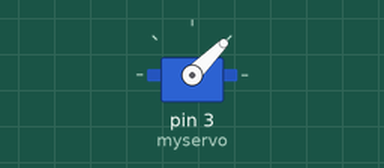
Bench run of a sketch on a simulated Arduino Uno, built with avr-gcc and run on an emulated ATmega328P. Parts: servo.

Above: at 1.05 s.
Timing chart, 0 to 5.6 s (numbered marks = the images above):
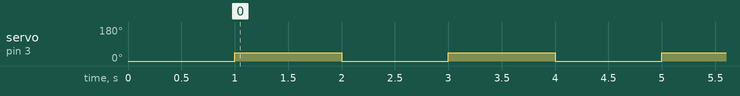

Measured:
- by itself, servo on pin 3 (myservo): alternates 45° for 1.0 s and 0° for 1.0 s

The sketch:

button_clicker.ino
```cpp
/*
 Controlling a servo position using a potentiometer (variable resistor)
 by Michal Rinott <http://people.interaction-ivrea.it/m.rinott>

 modified on 8 Nov 2013
 by Scott Fitzgerald
 http://www.arduino.cc/en/Tutorial/Knob
*/

#include <Servo.h>

Servo myservo;
int initialAngle = 0;  // 서보모터의 초기 각도
int returnAngle = 45;  // 서보모터가 돌아올 각도 (목표 각도)

void setup() {
  // 서보모터를 3번 핀에 연결
  myservo.attach(3);

  // 서보모터를 초기 각도로 설정
  myservo.write(initialAngle);

  // 서보모터 초기화 후 1초 대기
  delay(1000);  // 1초 대기
}

void loop() {
  // 서보모터를 목표 각도로 이동 (예: 90도)
  myservo.write(returnAngle);
  delay(1000);  // 1초 대기

  // 서보모터를 초기 각도로 돌아가게 이동 (예: 0도)
  myservo.write(initialAngle);
  delay(1000);  // 1초 대기
}
```
